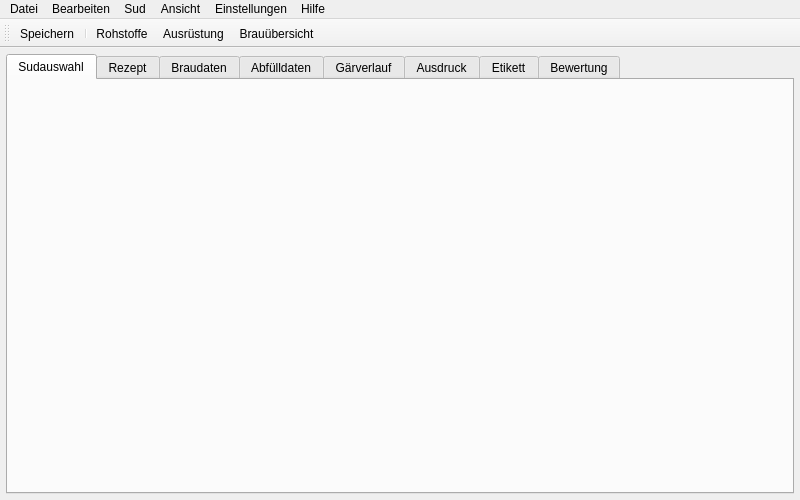
<?xml version="1.0" encoding="UTF-8"?>
<ui version="4.0">
 <class>MainWindow2</class>
 <widget class="QMainWindow" name="MainWindow2">
  <property name="geometry">
   <rect>
    <x>0</x>
    <y>0</y>
    <width>800</width>
    <height>500</height>
   </rect>
  </property>
  <widget class="QWidget" name="centralWidget">
   <layout class="QVBoxLayout" name="verticalLayout_2">
    <property name="spacing">
     <number>0</number>
    </property>
    <property name="leftMargin">
     <number>0</number>
    </property>
    <property name="topMargin">
     <number>0</number>
    </property>
    <property name="rightMargin">
     <number>0</number>
    </property>
    <property name="bottomMargin">
     <number>0</number>
    </property>
    <item>
     <widget class="QScrollArea" name="scrollArea">
      <property name="frameShape">
       <enum>QFrame::NoFrame</enum>
      </property>
      <property name="widgetResizable">
       <bool>true</bool>
      </property>
      <widget class="QWidget" name="scrollAreaWidgetContents">
       <property name="geometry">
        <rect>
         <x>0</x>
         <y>0</y>
         <width>800</width>
         <height>459</height>
        </rect>
       </property>
       <layout class="QVBoxLayout" name="verticalLayout">
        <property name="leftMargin">
         <number>6</number>
        </property>
        <property name="topMargin">
         <number>6</number>
        </property>
        <property name="rightMargin">
         <number>6</number>
        </property>
        <property name="bottomMargin">
         <number>6</number>
        </property>
        <item>
         <widget class="QTabWidget" name="tabMain">
          <property name="currentIndex">
           <number>0</number>
          </property>
          <widget class="TabSudAuswahl" name="tabSudAuswahl">
           <attribute name="icon">
            <iconset resource="images.qrc">
             <normaloff>:/images/light/tabsudauswahl.svg</normaloff>
             <disabledoff>:/images/disabled/tabsudauswahl.svg</disabledoff>:/images/light/tabsudauswahl.svg</iconset>
           </attribute>
           <attribute name="title">
            <string>Sudauswahl</string>
           </attribute>
          </widget>
          <widget class="TabRezept" name="tabRezept">
           <attribute name="icon">
            <iconset resource="images.qrc">
             <normaloff>:/images/light/tabrezept.svg</normaloff>
             <disabledoff>:/images/disabled/tabrezept.svg</disabledoff>:/images/light/tabrezept.svg</iconset>
           </attribute>
           <attribute name="title">
            <string>Rezept</string>
           </attribute>
          </widget>
          <widget class="TabBraudaten" name="tabBraudaten">
           <attribute name="icon">
            <iconset resource="images.qrc">
             <normaloff>:/images/light/tabbraudaten.svg</normaloff>
             <disabledoff>:/images/disabled/tabbraudaten.svg</disabledoff>:/images/light/tabbraudaten.svg</iconset>
           </attribute>
           <attribute name="title">
            <string>Braudaten</string>
           </attribute>
          </widget>
          <widget class="TabAbfuellen" name="tabAbfuelldaten">
           <attribute name="icon">
            <iconset resource="images.qrc">
             <normaloff>:/images/light/tababfuellen.svg</normaloff>
             <disabledoff>:/images/disabled/tababfuellen.svg</disabledoff>:/images/light/tababfuellen.svg</iconset>
           </attribute>
           <attribute name="title">
            <string>Abfülldaten</string>
           </attribute>
          </widget>
          <widget class="TabGaerverlauf" name="tabGaerverlauf">
           <attribute name="icon">
            <iconset resource="images.qrc">
             <normaloff>:/images/light/tabgaerverlauf.svg</normaloff>
             <disabledoff>:/images/disabled/tabgaerverlauf.svg</disabledoff>:/images/light/tabgaerverlauf.svg</iconset>
           </attribute>
           <attribute name="title">
            <string>Gärverlauf</string>
           </attribute>
          </widget>
          <widget class="TabZusammenfassung" name="tabZusammenfassung">
           <attribute name="icon">
            <iconset resource="images.qrc">
             <normaloff>:/images/light/tabzusammenfassung.svg</normaloff>
             <disabledoff>:/images/disabled/tabzusammenfassung.svg</disabledoff>:/images/light/tabzusammenfassung.svg</iconset>
           </attribute>
           <attribute name="title">
            <string>Ausdruck</string>
           </attribute>
          </widget>
          <widget class="TabEtikette" name="tabEtikette">
           <attribute name="icon">
            <iconset resource="images.qrc">
             <normaloff>:/images/light/tabetikette.svg</normaloff>
             <disabledoff>:/images/disabled/tabetikette.svg</disabledoff>:/images/light/tabetikette.svg</iconset>
           </attribute>
           <attribute name="title">
            <string>Etikett</string>
           </attribute>
          </widget>
          <widget class="TabBewertung" name="tabBewertung">
           <attribute name="icon">
            <iconset resource="images.qrc">
             <normaloff>:/images/light/tabbewertung.svg</normaloff>
             <disabledoff>:/images/disabled/tabbewertung.svg</disabledoff>:/images/light/tabbewertung.svg</iconset>
           </attribute>
           <attribute name="title">
            <string>Bewertung</string>
           </attribute>
          </widget>
         </widget>
        </item>
       </layout>
      </widget>
     </widget>
    </item>
   </layout>
  </widget>
  <widget class="QMenuBar" name="menuBar">
   <property name="geometry">
    <rect>
     <x>0</x>
     <y>0</y>
     <width>800</width>
     <height>21</height>
    </rect>
   </property>
   <widget class="QMenu" name="menuFile">
    <property name="title">
     <string>Datei</string>
    </property>
    <addaction name="actionNeuen_Sud_anlegen"/>
    <addaction name="actionSud_kopieren"/>
    <addaction name="actionSud_teilen"/>
    <addaction name="actionSud_l_schen"/>
    <addaction name="separator"/>
    <addaction name="actionRezept_importieren"/>
    <addaction name="actionRezept_exportieren"/>
    <addaction name="separator"/>
    <addaction name="actionSpeichern"/>
    <addaction name="actionVerwerfen"/>
    <addaction name="separator"/>
    <addaction name="actionDruckvorschau"/>
    <addaction name="actionDrucken"/>
    <addaction name="separator"/>
    <addaction name="actionBereinigen"/>
    <addaction name="separator"/>
    <addaction name="actionBeenden"/>
   </widget>
   <widget class="QMenu" name="menuAnsicht">
    <property name="title">
     <string>Ansicht</string>
    </property>
    <widget class="QMenu" name="menuFarbschema">
     <property name="title">
      <string>Farbschema</string>
     </property>
     <addaction name="actionThemeHell"/>
     <addaction name="actionThemeDunkel"/>
    </widget>
    <widget class="QMenu" name="menuStil">
     <property name="title">
      <string>Stil</string>
     </property>
    </widget>
    <addaction name="actionAnsichtWiederherstellen"/>
    <addaction name="separator"/>
    <addaction name="menuFarbschema"/>
    <addaction name="menuStil"/>
    <addaction name="actionSchriftart"/>
    <addaction name="separator"/>
    <addaction name="actionRohstoffe"/>
    <addaction name="actionAusruestung"/>
    <addaction name="actionBrauUebersicht"/>
    <addaction name="separator"/>
    <addaction name="actionLog"/>
    <addaction name="actionDatenbank"/>
   </widget>
   <widget class="QMenu" name="menuHilfe">
    <property name="title">
     <string>Hilfe</string>
    </property>
    <addaction name="actionHilfe"/>
    <addaction name="actionUeber"/>
   </widget>
   <widget class="QMenu" name="menuSud">
    <property name="title">
     <string>Sud</string>
    </property>
    <addaction name="actionSudGebraut"/>
    <addaction name="actionSudAbgefuellt"/>
    <addaction name="actionSudVerbraucht"/>
    <addaction name="separator"/>
    <addaction name="actionHefeZugabeZuruecksetzen"/>
    <addaction name="actionWeitereZutaten"/>
    <addaction name="separator"/>
    <addaction name="actionEingabefelderEntsperren"/>
   </widget>
   <widget class="QMenu" name="menuEinstellungen">
    <property name="title">
     <string>Einstellungen</string>
    </property>
    <widget class="QMenu" name="menuSprache">
     <property name="title">
      <string>Sprache</string>
     </property>
     <addaction name="actionDeutsch"/>
     <addaction name="actionEnglisch"/>
     <addaction name="actionSchwedisch"/>
     <addaction name="actionNiederlaendisch"/>
    </widget>
    <addaction name="actionOeffnen"/>
    <addaction name="separator"/>
    <addaction name="actionBestaetigungBeenden"/>
    <addaction name="actionCheckUpdate"/>
    <addaction name="actionTooltips"/>
    <addaction name="actionAnimationen"/>
    <addaction name="separator"/>
    <addaction name="menuSprache"/>
    <addaction name="actionZahlenformat"/>
    <addaction name="separator"/>
    <addaction name="actionModule"/>
   </widget>
   <widget class="QMenu" name="menuBearbeiten">
    <property name="title">
     <string>Bearbeiten</string>
    </property>
   </widget>
   <addaction name="menuFile"/>
   <addaction name="menuBearbeiten"/>
   <addaction name="menuSud"/>
   <addaction name="menuAnsicht"/>
   <addaction name="menuEinstellungen"/>
   <addaction name="menuHilfe"/>
  </widget>
  <widget class="QToolBar" name="toolBar">
   <property name="iconSize">
    <size>
     <width>16</width>
     <height>16</height>
    </size>
   </property>
   <property name="toolButtonStyle">
    <enum>Qt::ToolButtonTextBesideIcon</enum>
   </property>
   <attribute name="toolBarArea">
    <enum>TopToolBarArea</enum>
   </attribute>
   <attribute name="toolBarBreak">
    <bool>false</bool>
   </attribute>
   <addaction name="actionSpeichern"/>
   <addaction name="separator"/>
   <addaction name="actionRohstoffe"/>
   <addaction name="actionAusruestung"/>
   <addaction name="actionBrauUebersicht"/>
  </widget>
  <action name="actionSpeichern">
   <property name="icon">
    <iconset resource="images.qrc">
     <normaloff>:/images/light/save.svg</normaloff>
     <disabledoff>:/images/disabled/save.svg</disabledoff>:/images/light/save.svg</iconset>
   </property>
   <property name="text">
    <string>Speichern</string>
   </property>
   <property name="whatsThis">
    <string notr="true">save</string>
   </property>
   <property name="shortcut">
    <string>Ctrl+S</string>
   </property>
  </action>
  <action name="actionVerwerfen">
   <property name="icon">
    <iconset resource="images.qrc">
     <normaloff>:/images/light/restore.svg</normaloff>
     <disabledoff>:/images/disabled/restore.svg</disabledoff>:/images/light/restore.svg</iconset>
   </property>
   <property name="text">
    <string>Änderungen verwerfen</string>
   </property>
   <property name="whatsThis">
    <string notr="true">restore</string>
   </property>
  </action>
  <action name="actionAnsichtWiederherstellen">
   <property name="text">
    <string>Zurücksetzen</string>
   </property>
  </action>
  <action name="actionUeber">
   <property name="text">
    <string>Über</string>
   </property>
   <property name="menuRole">
    <enum>QAction::AboutRole</enum>
   </property>
  </action>
  <action name="actionSudGebraut">
   <property name="text">
    <string>&quot;Sud gebraut&quot; zurücksetzen</string>
   </property>
  </action>
  <action name="actionSudAbgefuellt">
   <property name="text">
    <string>&quot;Sud abgefüllt&quot; zurücksetzen</string>
   </property>
  </action>
  <action name="actionSudVerbraucht">
   <property name="text">
    <string>&quot;Sud verbraucht&quot; zurücksetzen</string>
   </property>
  </action>
  <action name="actionWeitereZutaten">
   <property name="text">
    <string>&quot;Zusätze Zugabe&quot; zurücksetzen</string>
   </property>
  </action>
  <action name="actionBeenden">
   <property name="text">
    <string>Beenden</string>
   </property>
   <property name="shortcut">
    <string>Ctrl+Q</string>
   </property>
   <property name="menuRole">
    <enum>QAction::QuitRole</enum>
   </property>
  </action>
  <action name="actionOeffnen">
   <property name="text">
    <string>Datenbank auswählen</string>
   </property>
   <property name="shortcut">
    <string>Ctrl+O</string>
   </property>
   <property name="menuRole">
    <enum>QAction::PreferencesRole</enum>
   </property>
  </action>
  <action name="actionThemeHell">
   <property name="text">
    <string>Hell</string>
   </property>
  </action>
  <action name="actionThemeDunkel">
   <property name="text">
    <string>Dunkel</string>
   </property>
  </action>
  <action name="actionBestaetigungBeenden">
   <property name="checkable">
    <bool>true</bool>
   </property>
   <property name="checked">
    <bool>true</bool>
   </property>
   <property name="text">
    <string>Bestätigung beim Beenden</string>
   </property>
  </action>
  <action name="actionSchriftart">
   <property name="checkable">
    <bool>true</bool>
   </property>
   <property name="text">
    <string>Systemschriftart</string>
   </property>
  </action>
  <action name="actionCheckUpdate">
   <property name="checkable">
    <bool>true</bool>
   </property>
   <property name="checked">
    <bool>true</bool>
   </property>
   <property name="text">
    <string>Auf Updates prüfen</string>
   </property>
  </action>
  <action name="actionHefeZugabeZuruecksetzen">
   <property name="text">
    <string>&quot;Hefe Zugabe&quot; zurücksetzen</string>
   </property>
  </action>
  <action name="actionBereinigen">
   <property name="text">
    <string>Bereinigen</string>
   </property>
  </action>
  <action name="actionEingabefelderEntsperren">
   <property name="checkable">
    <bool>true</bool>
   </property>
   <property name="text">
    <string>Eingabefelder entsperren</string>
   </property>
  </action>
  <action name="actionTooltips">
   <property name="checkable">
    <bool>true</bool>
   </property>
   <property name="checked">
    <bool>true</bool>
   </property>
   <property name="text">
    <string>Tooltips</string>
   </property>
  </action>
  <action name="actionNeuen_Sud_anlegen">
   <property name="icon">
    <iconset resource="images.qrc">
     <normaloff>:/images/light/sud_neu.svg</normaloff>
     <disabledoff>:/images/disabled/sud_neu.svg</disabledoff>:/images/light/sud_neu.svg</iconset>
   </property>
   <property name="text">
    <string>Neuen Sud anlegen</string>
   </property>
   <property name="whatsThis">
    <string notr="true">sud_neu</string>
   </property>
   <property name="shortcut">
    <string>Ctrl+N</string>
   </property>
  </action>
  <action name="actionRezept_importieren">
   <property name="icon">
    <iconset resource="images.qrc">
     <normaloff>:/images/light/sud_import.svg</normaloff>
     <disabledoff>:/images/disabled/sud_import.svg</disabledoff>:/images/light/sud_import.svg</iconset>
   </property>
   <property name="text">
    <string>Rezept importieren</string>
   </property>
   <property name="whatsThis">
    <string notr="true">sud_import</string>
   </property>
  </action>
  <action name="actionRezept_exportieren">
   <property name="icon">
    <iconset resource="images.qrc">
     <normaloff>:/images/light/sud_export.svg</normaloff>
     <disabledoff>:/images/disabled/sud_export.svg</disabledoff>:/images/light/sud_export.svg</iconset>
   </property>
   <property name="text">
    <string>Rezept exportieren</string>
   </property>
   <property name="whatsThis">
    <string notr="true">sud_export</string>
   </property>
  </action>
  <action name="actionSud_kopieren">
   <property name="icon">
    <iconset resource="images.qrc">
     <normaloff>:/images/light/sud_kopie.svg</normaloff>
     <disabledoff>:/images/disabled/sud_kopie.svg</disabledoff>:/images/light/sud_kopie.svg</iconset>
   </property>
   <property name="text">
    <string>Sud kopieren</string>
   </property>
   <property name="whatsThis">
    <string notr="true">sud_kopie</string>
   </property>
  </action>
  <action name="actionSud_l_schen">
   <property name="icon">
    <iconset resource="images.qrc">
     <normaloff>:/images/light/sud_loeschen.svg</normaloff>
     <disabledoff>:/images/disabled/sud_loeschen.svg</disabledoff>:/images/light/sud_loeschen.svg</iconset>
   </property>
   <property name="text">
    <string>Sud löschen</string>
   </property>
   <property name="whatsThis">
    <string notr="true">sud_loeschen</string>
   </property>
  </action>
  <action name="actionSud_teilen">
   <property name="icon">
    <iconset resource="images.qrc">
     <normaloff>:/images/light/sud_teilen.svg</normaloff>
     <disabledoff>:/images/disabled/sud_teilen.svg</disabledoff>:/images/light/sud_teilen.svg</iconset>
   </property>
   <property name="text">
    <string>Sud teilen</string>
   </property>
   <property name="whatsThis">
    <string notr="true">sud_teilen</string>
   </property>
  </action>
  <action name="actionDruckvorschau">
   <property name="icon">
    <iconset resource="images.qrc">
     <normaloff>:/images/light/print.svg</normaloff>
     <disabledoff>:/images/disabled/print.svg</disabledoff>:/images/light/print.svg</iconset>
   </property>
   <property name="text">
    <string>Drucken</string>
   </property>
   <property name="whatsThis">
    <string notr="true">print</string>
   </property>
   <property name="shortcut">
    <string>Ctrl+Shift+P</string>
   </property>
  </action>
  <action name="actionDrucken">
   <property name="icon">
    <iconset resource="images.qrc">
     <normaloff>:/images/light/pdf.svg</normaloff>
     <disabledoff>:/images/disabled/pdf.svg</disabledoff>:/images/light/pdf.svg</iconset>
   </property>
   <property name="text">
    <string>PDF</string>
   </property>
   <property name="whatsThis">
    <string notr="true">pdf</string>
   </property>
   <property name="shortcut">
    <string>Ctrl+P</string>
   </property>
  </action>
  <action name="actionAnimationen">
   <property name="checkable">
    <bool>true</bool>
   </property>
   <property name="checked">
    <bool>true</bool>
   </property>
   <property name="text">
    <string>Animationen</string>
   </property>
  </action>
  <action name="actionDeutsch">
   <property name="icon">
    <iconset resource="images.qrc">
     <normaloff>:/images/de.svg</normaloff>:/images/de.svg</iconset>
   </property>
   <property name="text">
    <string>Deutsch</string>
   </property>
  </action>
  <action name="actionEnglisch">
   <property name="icon">
    <iconset resource="images.qrc">
     <normaloff>:/images/en.svg</normaloff>:/images/en.svg</iconset>
   </property>
   <property name="text">
    <string>Englisch</string>
   </property>
  </action>
  <action name="actionSchwedisch">
   <property name="icon">
    <iconset resource="images.qrc">
     <normaloff>:/images/se.svg</normaloff>:/images/se.svg</iconset>
   </property>
   <property name="text">
    <string>Schwedisch</string>
   </property>
  </action>
  <action name="actionNiederlaendisch">
   <property name="icon">
    <iconset resource="images.qrc">
     <normaloff>:/images/nl.svg</normaloff>:/images/nl.svg</iconset>
   </property>
   <property name="text">
    <string>Niederländisch</string>
   </property>
  </action>
  <action name="actionLog">
   <property name="checkable">
    <bool>true</bool>
   </property>
   <property name="text">
    <string>Log</string>
   </property>
  </action>
  <action name="actionModule">
   <property name="text">
    <string>Module</string>
   </property>
  </action>
  <action name="actionZahlenformat">
   <property name="checkable">
    <bool>true</bool>
   </property>
   <property name="text">
    <string>Zahlen- &amp;&amp; Datumsformat aus Spracheinstellung</string>
   </property>
  </action>
  <action name="actionHilfe">
   <property name="text">
    <string>Hilfe</string>
   </property>
   <property name="shortcut">
    <string notr="true">F1</string>
   </property>
  </action>
  <action name="actionRohstoffe">
   <property name="checkable">
    <bool>true</bool>
   </property>
   <property name="checked">
    <bool>false</bool>
   </property>
   <property name="icon">
    <iconset>
     <normalon>:/images/light/actionrohstoffe.svg</normalon>
    </iconset>
   </property>
   <property name="text">
    <string>Rohstoffe</string>
   </property>
   <property name="whatsThis">
    <string notr="true">actionrohstoffe</string>
   </property>
   <property name="visible">
    <bool>true</bool>
   </property>
  </action>
  <action name="actionBrauUebersicht">
   <property name="checkable">
    <bool>true</bool>
   </property>
   <property name="enabled">
    <bool>true</bool>
   </property>
   <property name="icon">
    <iconset resource="images.qrc">
     <normaloff>:/images/light/actionbrauuebersicht.svg</normaloff>:/images/light/actionbrauuebersicht.svg</iconset>
   </property>
   <property name="text">
    <string>Brauübersicht</string>
   </property>
   <property name="whatsThis">
    <string notr="true">actionbrauuebersicht</string>
   </property>
   <property name="visible">
    <bool>true</bool>
   </property>
  </action>
  <action name="actionAusruestung">
   <property name="checkable">
    <bool>true</bool>
   </property>
   <property name="enabled">
    <bool>true</bool>
   </property>
   <property name="icon">
    <iconset>
     <normalon>:/images/light/actionausruestung.svg</normalon>
    </iconset>
   </property>
   <property name="text">
    <string>Ausrüstung</string>
   </property>
   <property name="whatsThis">
    <string notr="true">actionausruestung</string>
   </property>
   <property name="visible">
    <bool>true</bool>
   </property>
   <property name="iconVisibleInMenu">
    <bool>true</bool>
   </property>
  </action>
  <action name="actionDatenbank">
   <property name="checkable">
    <bool>true</bool>
   </property>
   <property name="icon">
    <iconset resource="images.qrc">
     <normaloff>:/images/light/datenbank.svg</normaloff>:/images/light/datenbank.svg</iconset>
   </property>
   <property name="text">
    <string>Datenbank</string>
   </property>
  </action>
 </widget>
 <layoutdefault spacing="6" margin="11"/>
 <customwidgets>
  <customwidget>
   <class>TabSudAuswahl</class>
   <extends>QWidget</extends>
   <header>tabsudauswahl.h</header>
   <container>1</container>
  </customwidget>
  <customwidget>
   <class>TabRezept</class>
   <extends>QWidget</extends>
   <header>tabrezept.h</header>
   <container>1</container>
  </customwidget>
  <customwidget>
   <class>TabBraudaten</class>
   <extends>QWidget</extends>
   <header>tabbraudaten.h</header>
   <container>1</container>
  </customwidget>
  <customwidget>
   <class>TabGaerverlauf</class>
   <extends>QWidget</extends>
   <header>tabgaerverlauf.h</header>
   <container>1</container>
  </customwidget>
  <customwidget>
   <class>TabZusammenfassung</class>
   <extends>QWidget</extends>
   <header>tabzusammenfassung.h</header>
   <container>1</container>
  </customwidget>
  <customwidget>
   <class>TabEtikette</class>
   <extends>QWidget</extends>
   <header>tabetikette.h</header>
   <container>1</container>
  </customwidget>
  <customwidget>
   <class>TabBewertung</class>
   <extends>QWidget</extends>
   <header>tabbewertung.h</header>
   <container>1</container>
  </customwidget>
  <customwidget>
   <class>TabAbfuellen</class>
   <extends>QWidget</extends>
   <header>tababfuellen.h</header>
   <container>1</container>
  </customwidget>
 </customwidgets>
 <resources>
  <include location="images.qrc"/>
 </resources>
 <connections/>
</ui>
